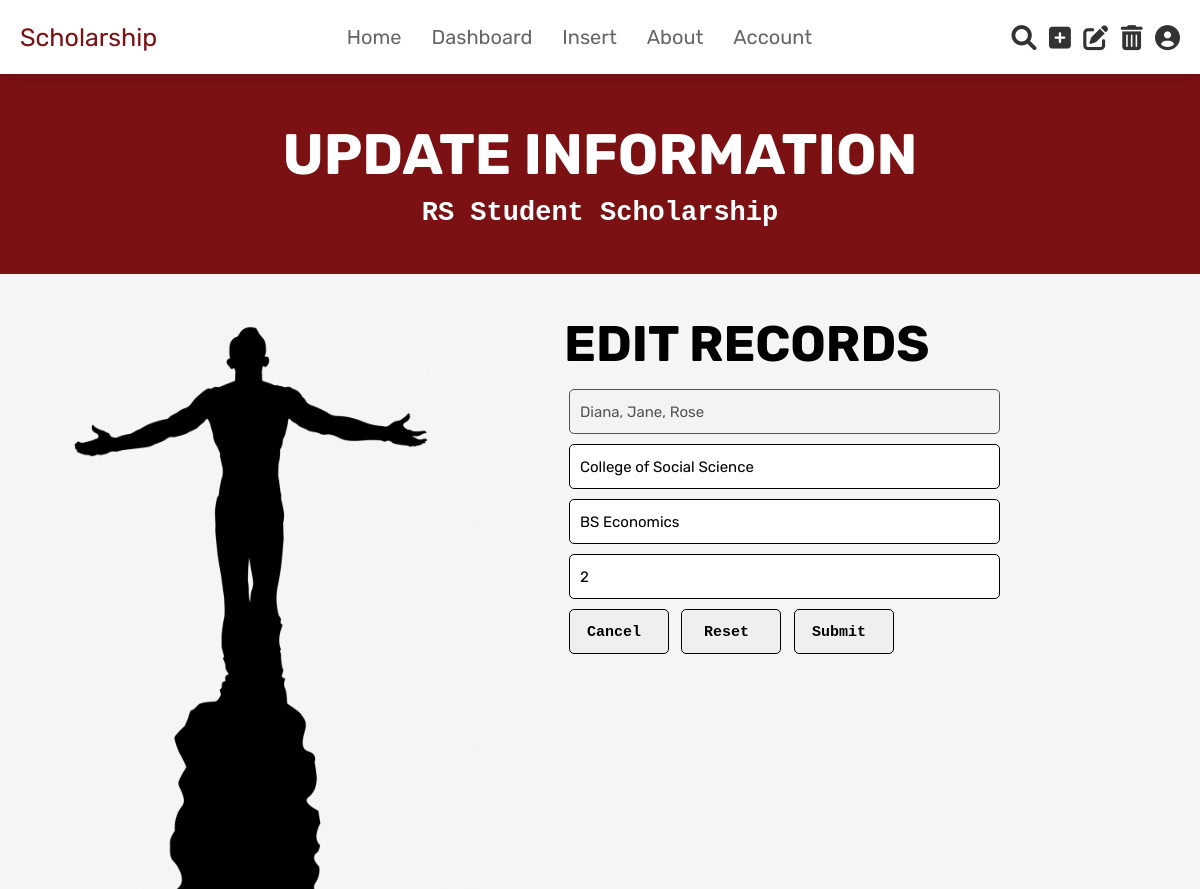
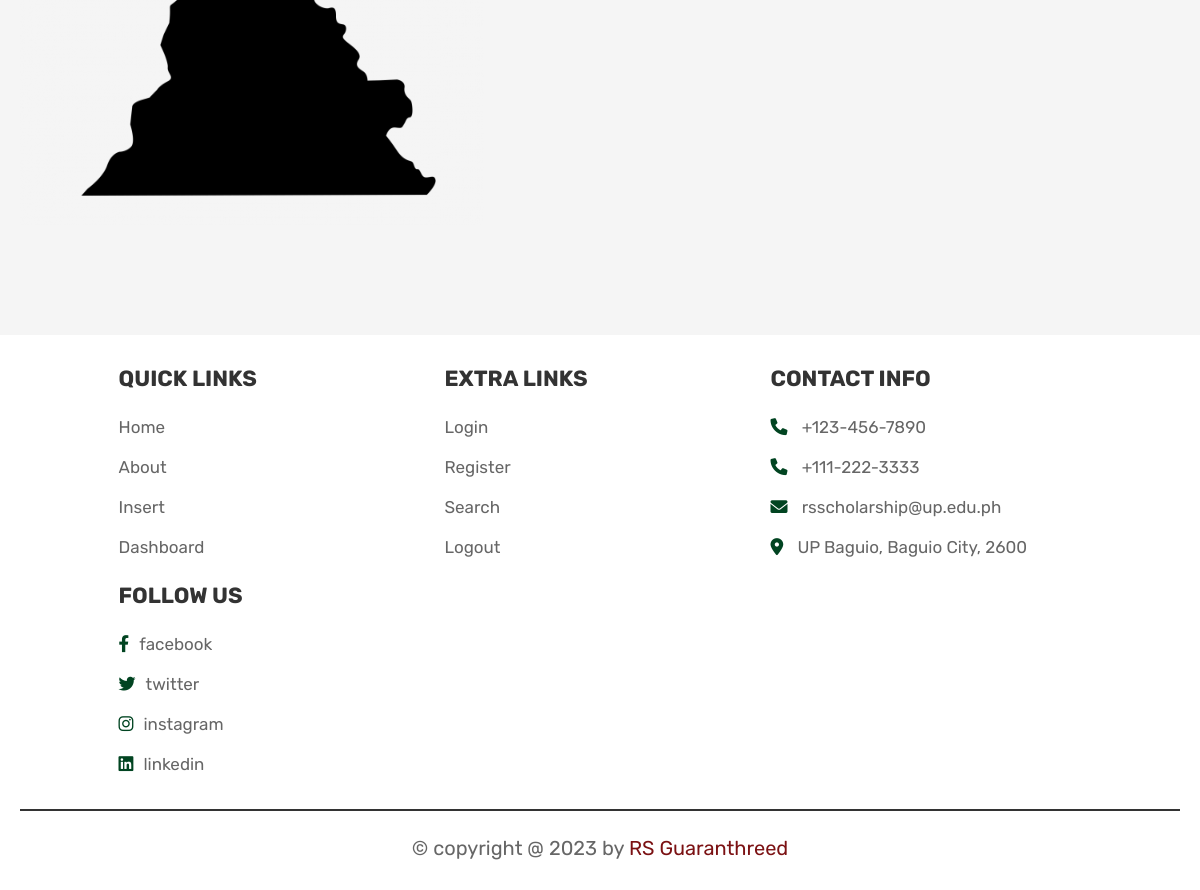
The app's page /updating-course-info.php?edit=20184526 (signed in) with its own data (2 pictures, top to bottom).
### tables this page shows
CREATE TABLE `scholar_basic_info` (
  `Student_ID` int(10) NOT NULL,
  `last_name` varchar(30) NOT NULL,
  `given_name` varchar(30) NOT NULL,
  `middle_name` varchar(30) NOT NULL,
  `sex` varchar(10) NOT NULL,
  `birthdate` date NOT NULL,
  `citizenship` varchar(30) NOT NULL,
  `civil_status` varchar(30) NOT NULL,
  `permanent_address` varchar(100) NOT NULL,
  `present_address` varchar(100) NOT NULL,
  `email_address` varchar(100) NOT NULL,
  `mobile_number` varchar(11) NOT NULL
);

CREATE TABLE `course_info` (
  `Student_ID` int(10) NOT NULL,
  `college` varchar(50) NOT NULL,
  `course` varchar(100) NOT NULL,
  `year_level` int(2) NOT NULL
);

### updating-course-info.php (the view, shortened to what this page needs)
<!DOCTYPE html>
<html lang="en">
<head>
   <link rel="stylesheet" href="https://cdnjs.cloudflare.com/ajax/libs/font-awesome/6.0.0/css/all.min.css">
   <link rel="stylesheet" href="css/home_style.css">
</head>
<body>
    <?php @include 'header.php'; ?>
    <section class="heading">
    <h3>update information</h3 >
    <h4>RS Student Scholarship</h4>
    </section>
    <section class="update-content">
    <div class="update-container">
        <div class="update-left">
            <img class="up" src="images/oblation.png"/>
        </div>
        <?php
        if(isset($_GET['edit'])){
            $id = $_GET['edit'];
        }
        $query = "SELECT scholar_basic_info.Student_ID, last_name, given_name, middle_name,
                course_info.college, course_info.course, course_info.year_level
                FROM `scholar_basic_info`
                JOIN `course_info` ON scholar_basic_info.Student_ID = course_info.Student_ID
                WHERE scholar_basic_info.Student_ID = '$id'";
        $result = mysqli_query($conn, $query) or die(mysqli_error($conn));
        while($rows = mysqli_fetch_array($result)){
            $lastname = $rows['last_name'];
            $givenname = $rows['given_name'];
            $middlename = $rows['middle_name'];
            $College = $rows['college'];
            $Course = $rows['course'];
            $Year_level = $rows['year_level'];
        }
  ?>
        <div class="update-right">
        <h1 class="edit-info">EDIT RECORDS</h1>
        <form method="POST" action="updated-course-info.php">
        <div class="form-group">
        <input class="box" value="<?php echo $lastname. ', '. $givenname. ', '. $middlename;?>" disabled>
        </div>
        <div class="form-group">
        <input placeholder="College" name="college" class="box" value="<?php echo $College;?>">
        </div>
        <div class="form-group">
        <input placeholder="Course" name="course" class="box" value="<?php echo $Course;?>">
        </div>
        <div class="form-group">
        <input  placeholder="Year Level" name="year_level" class="box" value="<?php echo $Year_level;?>">
        </div>
        <div class="form-group">
        <button type="button" class="button" onclick = "cancel()">Cancel</button>
        <input type="reset" class="button" value="Reset">
        <input type="submit" name="submit" class="button" value="Submit">
        </div>
    </form>
        </div>
    </div>
    </section>
<?php @include 'footer.php'; ?>
</body>
</html>

### css/home_style.css (style rules this page uses)
:root { --pink:#e84393; --red:#c0392b; --orange:#f39c12; --black:#333; --white:#fff; --light-color:#666; --light-white:#ccc; --light-bg:#f5f5f5; --forest-green : #014421; --maroon : #7b1113; --gold : #FFD700; --gray: #676767; --border:.2rem solid var(--black); --box-shadow:0 .5rem 1rem rgba(0,0,0,.1); }
* { font-family: 'Rubik', sans-serif; margin:0; padding:0; box-sizing: border-box; outline: none; border:none; text-decoration: none; transition:all .2s linear; }
html { font-size: 62.5%; overflow-x: hidden; scroll-behavior: smooth; scroll-padding-top: 6.5rem; }
body { background: var(--light-bg); }
section { padding:3rem 2rem; }
.heading { display: flex; flex-flow: column; align-items: center; justify-content: center; gap:1rem; background-color: var(--maroon); text-align: center; min-height: 25vh; }
.heading h3 { font-size: 5.7rem; color:var(--white); text-transform: uppercase; }
.heading h4 { font-size: 2.7rem; color:var(--white); font-family: 'Courier New', Courier, monospace; }
.update-content { width: 100%; min-height: 110vh; }
.update-content .update-container { min-height: 110vh; }
.update-content .update-container .update-left { float: left; width: 40%; }
.update-content .update-container .update-left .up { height: 100vh; width: 100%; }
.update-content .update-container .update-right { margin-left: 40%; margin-top: 3rem; }
.update-content .update-container .update-right .form-group { margin-left: 8rem; }
.update-content .update-container .box { width: 70%; height: 4.5rem; padding: 1rem 1rem; font-size: 1.5rem; border: 1px solid; margin:0.5rem 0.5rem; margin-bottom: 0.5rem; border-radius: 0.5rem; }
.update-content .update-container .button { height: 4.5rem; width: 10rem; font-size: 1.5rem; font-family: 'Courier New', Courier, monospace; font-weight: bold; padding-right: 1rem; margin:0.5rem 0.5rem; padding-top: 0.2rem; border: 1px solid; margin-bottom: 0.5rem; border-radius: 0.5rem; }
.update-content .update-container .update-right .edit-info { font-size: 5rem; margin-left: 8rem; margin-top: -2rem; margin-bottom: 1rem; }
h1 { font-size:17px; margin-left: 1rem; margin-top:1rem; }

### records on screen
scholar_basic_info: last_name+given_name+middle_name "Diana, Jane, Rose", college "College of Social Science", course "BS Economics", year_level "2"
